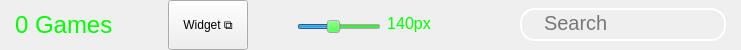
                <widget class="QWidget" name="widget_12" native="true">
                 <property name="maximumSize">
                  <size>
                   <width>16777215</width>
                   <height>50</height>
                  </size>
                 </property>
                 <layout class="QHBoxLayout" name="horizontalLayout_11">
                  <property name="spacing">
                   <number>0</number>
                  </property>
                  <property name="leftMargin">
                   <number>0</number>
                  </property>
                  <property name="topMargin">
                   <number>0</number>
                  </property>
                  <property name="rightMargin">
                   <number>0</number>
                  </property>
                  <property name="bottomMargin">
                   <number>0</number>
                  </property>
                  <item>
                   <widget class="QWidget" name="widget_11" native="true">
                    <layout class="QHBoxLayout" name="horizontalLayout_18">
                     <property name="spacing">
                      <number>5</number>
                     </property>
                     <property name="leftMargin">
                      <number>0</number>
                     </property>
                     <property name="topMargin">
                      <number>0</number>
                     </property>
                     <property name="rightMargin">
                      <number>0</number>
                     </property>
                     <property name="bottomMargin">
                      <number>0</number>
                     </property>
                     <item>
                      <widget class="QLabel" name="installed_games_quantity">
                       <property name="maximumSize">
                        <size>
                         <width>16777215</width>
                         <height>16777215</height>
                        </size>
                       </property>
                       <property name="font">
                        <font>
                         <pointsize>18</pointsize>
                         <stylestrategy>PreferDefault</stylestrategy>
                        </font>
                       </property>
                       <property name="styleSheet">
                        <string notr="true">color: rgb(0, 255, 0);</string>
                       </property>
                       <property name="text">
                        <string>0 Games</string>
                       </property>
                       <property name="alignment">
                        <set>Qt::AlignLeading|Qt::AlignLeft|Qt::AlignVCenter</set>
                       </property>
                       <property name="margin">
                        <number>0</number>
                       </property>
                       <property name="indent">
                        <number>15</number>
                       </property>
                      </widget>
                     </item>
                     <item>
                      <spacer name="horizontalSpacer_7">
                       <property name="orientation">
                        <enum>Qt::Horizontal</enum>
                       </property>
                       <property name="sizeHint" stdset="0">
                        <size>
                         <width>50</width>
                         <height>20</height>
                        </size>
                       </property>
                      </spacer>
                     </item>
                     <item>
                      <widget class="QPushButton" name="open_widget">
                       <property name="sizePolicy">
                        <sizepolicy hsizetype="Fixed" vsizetype="Preferred">
                         <horstretch>0</horstretch>
                         <verstretch>0</verstretch>
                        </sizepolicy>
                       </property>
                       <property name="cursor">
                        <cursorShape>PointingHandCursor</cursorShape>
                       </property>
                       <property name="styleSheet">
                        <string notr="true"/>
                       </property>
                       <property name="text">
                        <string>Widget ⧉</string>
                       </property>
                      </widget>
                     </item>
                    </layout>
                   </widget>
                  </item>
                  <item>
                   <widget class="QWidget" name="width_slider_container" native="true">
                    <property name="maximumSize">
                     <size>
                      <width>415</width>
                      <height>16777215</height>
                     </size>
                    </property>
                    <layout class="QHBoxLayout" name="horizontalLayout_10">
                     <property name="spacing">
                      <number>6</number>
                     </property>
                     <property name="topMargin">
                      <number>4</number>
                     </property>
                     <property name="bottomMargin">
                      <number>0</number>
                     </property>
                     <item>
                      <spacer name="horizontalSpacer_2">
                       <property name="orientation">
                        <enum>Qt::Horizontal</enum>
                       </property>
                       <property name="sizeHint" stdset="0">
                        <size>
                         <width>40</width>
                         <height>20</height>
                        </size>
                       </property>
                      </spacer>
                     </item>
                     <item>
                      <widget class="QSlider" name="set_img_cover_width">
                       <property name="sizePolicy">
                        <sizepolicy hsizetype="Expanding" vsizetype="Fixed">
                         <horstretch>0</horstretch>
                         <verstretch>0</verstretch>
                        </sizepolicy>
                       </property>
                       <property name="minimumSize">
                        <size>
                         <width>0</width>
                         <height>0</height>
                        </size>
                       </property>
                       <property name="maximumSize">
                        <size>
                         <width>16777215</width>
                         <height>16777215</height>
                        </size>
                       </property>
                       <property name="palette">
                        <palette>
                         <active>
                          <colorrole role="Button">
                           <brush brushstyle="SolidPattern">
                            <color alpha="255">
                             <red>0</red>
                             <green>255</green>
                             <blue>0</blue>
                            </color>
                           </brush>
                          </colorrole>
                          <colorrole role="Base">
                           <brush brushstyle="SolidPattern">
                            <color alpha="255">
                             <red>0</red>
                             <green>255</green>
                             <blue>0</blue>
                            </color>
                           </brush>
                          </colorrole>
                          <colorrole role="Shadow">
                           <brush brushstyle="SolidPattern">
                            <color alpha="255">
                             <red>0</red>
                             <green>255</green>
                             <blue>0</blue>
                            </color>
                           </brush>
                          </colorrole>
                          <colorrole role="Link">
                           <brush brushstyle="SolidPattern">
                            <color alpha="255">
                             <red>0</red>
                             <green>255</green>
                             <blue>0</blue>
                            </color>
                           </brush>
                          </colorrole>
                          <colorrole role="Accent">
                           <brush brushstyle="SolidPattern">
                            <color alpha="255">
                             <red>0</red>
                             <green>255</green>
                             <blue>0</blue>
                            </color>
                           </brush>
                          </colorrole>
                         </active>
                         <inactive>
                          <colorrole role="Button">
                           <brush brushstyle="SolidPattern">
                            <color alpha="255">
                             <red>0</red>
                             <green>255</green>
                             <blue>0</blue>
                            </color>
                           </brush>
                          </colorrole>
                          <colorrole role="Base">
                           <brush brushstyle="SolidPattern">
                            <color alpha="255">
                             <red>0</red>
                             <green>255</green>
                             <blue>0</blue>
                            </color>
                           </brush>
                          </colorrole>
                          <colorrole role="Shadow">
                           <brush brushstyle="SolidPattern">
                            <color alpha="255">
                             <red>0</red>
                             <green>255</green>
                             <blue>0</blue>
                            </color>
                           </brush>
                          </colorrole>
                          <colorrole role="Link">
                           <brush brushstyle="SolidPattern">
                            <color alpha="255">
                             <red>0</red>
                             <green>255</green>
                             <blue>0</blue>
                            </color>
                           </brush>
                          </colorrole>
                          <colorrole role="Accent">
                           <brush brushstyle="SolidPattern">
                            <color alpha="255">
                             <red>0</red>
                             <green>255</green>
                             <blue>0</blue>
                            </color>
                           </brush>
                          </colorrole>
                         </inactive>
                         <disabled>
                          <colorrole role="Button">
                           <brush brushstyle="SolidPattern">
                            <color alpha="255">
                             <red>0</red>
                             <green>255</green>
                             <blue>0</blue>
                            </color>
                           </brush>
                          </colorrole>
                          <colorrole role="Shadow">
                           <brush brushstyle="SolidPattern">
                            <color alpha="255">
                             <red>0</red>
                             <green>255</green>
                             <blue>0</blue>
                            </color>
                           </brush>
                          </colorrole>
                          <colorrole role="Link">
                           <brush brushstyle="SolidPattern">
                            <color alpha="255">
                             <red>0</red>
                             <green>255</green>
                             <blue>0</blue>
                            </color>
                           </brush>
                          </colorrole>
                          <colorrole role="Accent">
                           <brush brushstyle="SolidPattern">
                            <color alpha="255">
                             <red>0</red>
                             <green>255</green>
                             <blue>0</blue>
                            </color>
                           </brush>
                          </colorrole>
                         </disabled>
                        </palette>
                       </property>
                       <property name="styleSheet">
                        <string notr="true"/>
                       </property>
                       <property name="minimum">
                        <number>50</number>
                       </property>
                       <property name="maximum">
                        <number>264</number>
                       </property>
                       <property name="value">
                        <number>140</number>
                       </property>
                       <property name="orientation">
                        <enum>Qt::Horizontal</enum>
                       </property>
                      </widget>
                     </item>
                     <item>
                      <widget class="QLabel" name="img_cover_width_info">
                       <property name="maximumSize">
                        <size>
                         <width>16777215</width>
                         <height>35</height>
                        </size>
                       </property>
                       <property name="baseSize">
                        <size>
                         <width>0</width>
                         <height>2</height>
                        </size>
                       </property>
                       <property name="font">
                        <font>
                         <pointsize>12</pointsize>
                         <stylestrategy>PreferDefault</stylestrategy>
                        </font>
                       </property>
                       <property name="styleSheet">
                        <string notr="true">color: rgb(0, 255, 0);
margin-top: 0.5px;
</string>
                       </property>
                       <property name="text">
                        <string>140px</string>
                       </property>
                       <property name="alignment">
                        <set>Qt::AlignHCenter|Qt::AlignTop</set>
                       </property>
                       <property name="margin">
                        <number>0</number>
                       </property>
                      </widget>
                     </item>
                     <item>
                      <spacer name="horizontalSpacer_3">
                       <property name="orientation">
                        <enum>Qt::Horizontal</enum>
                       </property>
                       <property name="sizeHint" stdset="0">
                        <size>
                         <width>40</width>
                         <height>20</height>
                        </size>
                       </property>
                      </spacer>
                     </item>
                    </layout>
                   </widget>
                  </item>
                  <item>
                   <widget class="QWidget" name="search_widget_container" native="true">
                    <property name="sizePolicy">
                     <sizepolicy hsizetype="Preferred" vsizetype="Preferred">
                      <horstretch>0</horstretch>
                      <verstretch>0</verstretch>
                     </sizepolicy>
                    </property>
                    <property name="maximumSize">
                     <size>
                      <width>415</width>
                      <height>16777215</height>
                     </size>
                    </property>
                    <property name="layoutDirection">
                     <enum>Qt::LeftToRight</enum>
                    </property>
                    <layout class="QHBoxLayout" name="horizontalLayout_8" stretch="0,0">
                     <property name="spacing">
                      <number>0</number>
                     </property>
                     <property name="leftMargin">
                      <number>0</number>
                     </property>
                     <property name="topMargin">
                      <number>0</number>
                     </property>
                     <property name="rightMargin">
                      <number>15</number>
                     </property>
                     <property name="bottomMargin">
                      <number>0</number>
                     </property>
                     <item>
                      <spacer name="horizontalSpacer">
                       <property name="orientation">
                        <enum>Qt::Horizontal</enum>
                       </property>
                       <property name="sizeType">
                        <enum>QSizePolicy::Expanding</enum>
                       </property>
                       <property name="sizeHint" stdset="0">
                        <size>
                         <width>40</width>
                         <height>20</height>
                        </size>
                       </property>
                      </spacer>
                     </item>
                     <item>
                      <widget class="QWidget" name="widget_10" native="true">
                       <property name="sizePolicy">
                        <sizepolicy hsizetype="Expanding" vsizetype="Fixed">
                         <horstretch>0</horstretch>
                         <verstretch>0</verstretch>
                        </sizepolicy>
                       </property>
                       <property name="styleSheet">
                        <string notr="true">border: 2px solid white;;
border-radius: 15px;
background-color: rgba(0, 0, 0, 0);</string>
                       </property>
                       <layout class="QHBoxLayout" name="horizontalLayout_9">
                        <property name="spacing">
                         <number>5</number>
                        </property>
                        <property name="leftMargin">
                         <number>10</number>
                        </property>
                        <property name="topMargin">
                         <number>2</number>
                        </property>
                        <property name="rightMargin">
                         <number>10</number>
                        </property>
                        <property name="bottomMargin">
                         <number>2</number>
                        </property>
                        <item>
                         <widget class="QLabel" name="label_5">
                          <property name="sizePolicy">
                           <sizepolicy hsizetype="Preferred" vsizetype="Preferred">
                            <horstretch>0</horstretch>
                            <verstretch>0</verstretch>
                           </sizepolicy>
                          </property>
                          <property name="maximumSize">
                           <size>
                            <width>24</width>
                            <height>24</height>
                           </size>
                          </property>
                          <property name="palette">
                           <palette>
                            <active>
                             <colorrole role="Button">
                              <brush brushstyle="SolidPattern">
                               <color alpha="0">
                                <red>0</red>
                                <green>0</green>
                                <blue>0</blue>
                               </color>
                              </brush>
                             </colorrole>
                             <colorrole role="Base">
                              <brush brushstyle="SolidPattern">
                               <color alpha="0">
                                <red>0</red>
                                <green>0</green>
                                <blue>0</blue>
                               </color>
                              </brush>
                             </colorrole>
                             <colorrole role="Window">
                              <brush brushstyle="SolidPattern">
                               <color alpha="0">
                                <red>0</red>
                                <green>0</green>
                                <blue>0</blue>
                               </color>
                              </brush>
                             </colorrole>
                            </active>
                            <inactive>
                             <colorrole role="Button">
                              <brush brushstyle="SolidPattern">
                               <color alpha="0">
                                <red>0</red>
                                <green>0</green>
                                <blue>0</blue>
                               </color>
                              </brush>
                             </colorrole>
                             <colorrole role="Base">
                              <brush brushstyle="SolidPattern">
                               <color alpha="0">
                                <red>0</red>
                                <green>0</green>
                                <blue>0</blue>
                               </color>
                              </brush>
                             </colorrole>
                             <colorrole role="Window">
                              <brush brushstyle="SolidPattern">
                               <color alpha="0">
                                <red>0</red>
                                <green>0</green>
                                <blue>0</blue>
                               </color>
                              </brush>
                             </colorrole>
                            </inactive>
                            <disabled>
                             <colorrole role="Button">
                              <brush brushstyle="SolidPattern">
                               <color alpha="0">
                                <red>0</red>
                                <green>0</green>
                                <blue>0</blue>
                               </color>
                              </brush>
                             </colorrole>
                             <colorrole role="Base">
                              <brush brushstyle="SolidPattern">
                               <color alpha="0">
                                <red>0</red>
                                <green>0</green>
                                <blue>0</blue>
                               </color>
                              </brush>
                             </colorrole>
                             <colorrole role="Window">
                              <brush brushstyle="SolidPattern">
                               <color alpha="0">
                                <red>0</red>
                                <green>0</green>
                                <blue>0</blue>
                               </color>
                              </brush>
                             </colorrole>
                            </disabled>
                           </palette>
                          </property>
                          <property name="font">
                           <font>
                            <pointsize>9</pointsize>
                            <stylestrategy>PreferDefault</stylestrategy>
                           </font>
                          </property>
                          <property name="styleSheet">
                           <string notr="true">border: 0;</string>
                          </property>
                          <property name="text">
                           <string/>
                          </property>
                          <property name="pixmap">
                           <pixmap resource="../resources.qrc">:/icons/resources/icons/search-white.png</pixmap>
                          </property>
                          <property name="scaledContents">
                           <bool>true</bool>
                          </property>
                         </widget>
                        </item>
                        <item>
                         <widget class="QLineEdit" name="search_games">
                          <property name="sizePolicy">
                           <sizepolicy hsizetype="Preferred" vsizetype="Fixed">
                            <horstretch>0</horstretch>
                            <verstretch>0</verstretch>
                           </sizepolicy>
                          </property>
                          <property name="maximumSize">
                           <size>
                            <width>16777215</width>
                            <height>16777215</height>
                           </size>
                          </property>
                          <property name="palette">
                           <palette>
                            <active>
                             <colorrole role="Button">
                              <brush brushstyle="SolidPattern">
                               <color alpha="0">
                                <red>0</red>
                                <green>0</green>
                                <blue>0</blue>
                               </color>
                              </brush>
                             </colorrole>
                             <colorrole role="Base">
                              <brush brushstyle="SolidPattern">
                               <color alpha="0">
                                <red>0</red>
                                <green>0</green>
                                <blue>0</blue>
                               </color>
                              </brush>
                             </colorrole>
                             <colorrole role="Window">
                              <brush brushstyle="SolidPattern">
                               <color alpha="0">
                                <red>0</red>
                                <green>0</green>
                                <blue>0</blue>
                               </color>
                              </brush>
                             </colorrole>
                            </active>
                            <inactive>
                             <colorrole role="Button">
                              <brush brushstyle="SolidPattern">
                               <color alpha="0">
                                <red>0</red>
                                <green>0</green>
                                <blue>0</blue>
                               </color>
                              </brush>
                             </colorrole>
                             <colorrole role="Base">
                              <brush brushstyle="SolidPattern">
                               <color alpha="0">
                                <red>0</red>
                                <green>0</green>
                                <blue>0</blue>
                               </color>
                              </brush>
                             </colorrole>
                             <colorrole role="Window">
                              <brush brushstyle="SolidPattern">
                               <color alpha="0">
                                <red>0</red>
                                <green>0</green>
                                <blue>0</blue>
                               </color>
                              </brush>
                             </colorrole>
                            </inactive>
                            <disabled>
                             <colorrole role="Button">
                              <brush brushstyle="SolidPattern">
                               <color alpha="0">
                                <red>0</red>
                                <green>0</green>
                                <blue>0</blue>
                               </color>
                              </brush>
                             </colorrole>
                             <colorrole role="Base">
                              <brush brushstyle="SolidPattern">
                               <color alpha="0">
                                <red>0</red>
                                <green>0</green>
                                <blue>0</blue>
                               </color>
                              </brush>
                             </colorrole>
                             <colorrole role="Window">
                              <brush brushstyle="SolidPattern">
                               <color alpha="0">
                                <red>0</red>
                                <green>0</green>
                                <blue>0</blue>
                               </color>
                              </brush>
                             </colorrole>
                            </disabled>
                           </palette>
                          </property>
                          <property name="font">
                           <font>
                            <pointsize>15</pointsize>
                            <bold>false</bold>
                            <stylestrategy>PreferDefault</stylestrategy>
                            <kerning>true</kerning>
                           </font>
                          </property>
                          <property name="acceptDrops">
                           <bool>true</bool>
                          </property>
                          <property name="layoutDirection">
                           <enum>Qt::LeftToRight</enum>
                          </property>
                          <property name="styleSheet">
                           <string notr="true">border: 0; margin-bottom: 3px;</string>
                          </property>
                          <property name="frame">
                           <bool>false</bool>
                          </property>
                          <property name="alignment">
                           <set>Qt::AlignLeading|Qt::AlignLeft|Qt::AlignVCenter</set>
                          </property>
                          <property name="dragEnabled">
                           <bool>false</bool>
                          </property>
                          <property name="placeholderText">
                           <string>Search</string>
                          </property>
                         </widget>
                        </item>
                       </layout>
                      </widget>
                     </item>
                    </layout>
                   </widget>
                  </item>
                 </layout>
                </widget>
